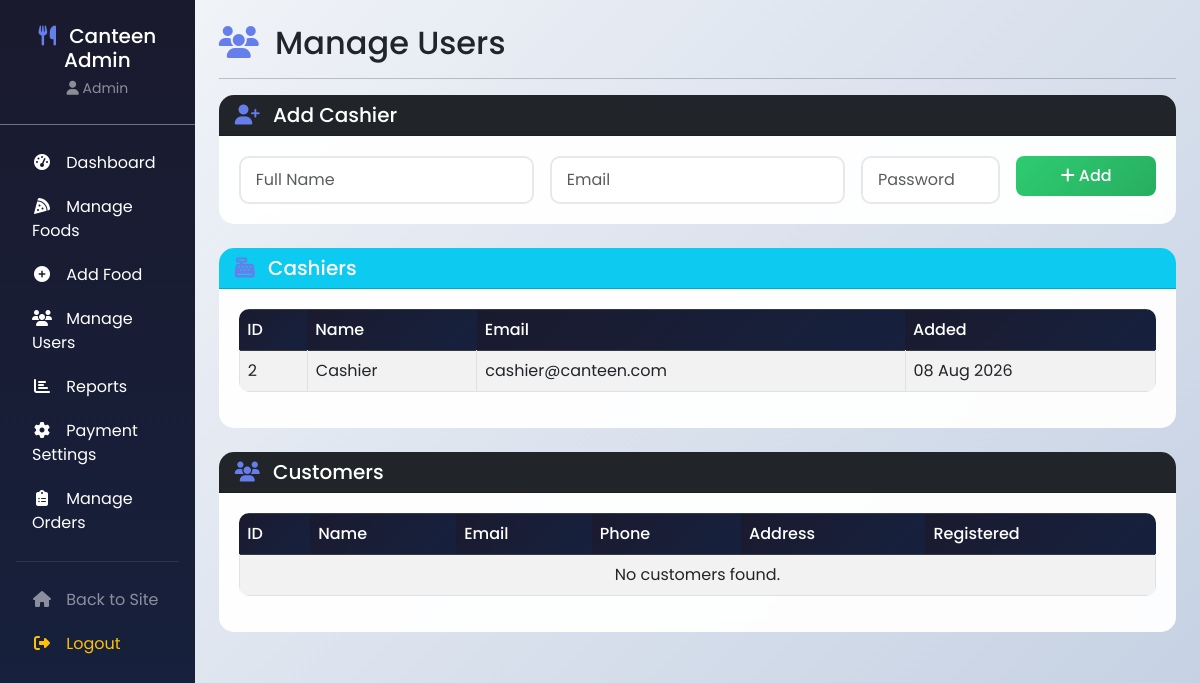
/admin/manage_users.php (signed in), run on the app's committed database.
### tables this page shows
CREATE TABLE users (
    user_id INT PRIMARY KEY AUTO_INCREMENT,
    full_name VARCHAR(100) NOT NULL,
    email VARCHAR(100) UNIQUE NOT NULL,
    password VARCHAR(255) NOT NULL,
    phone VARCHAR(20),
    address TEXT,
    role ENUM('admin','customer','cashier') DEFAULT 'customer',
    created_at TIMESTAMP DEFAULT CURRENT_TIMESTAMP
);

### admin/manage_users.php (the view, shortened to what this page needs)
<?php
require_once '../config/db.php';
$customers = $pdo->query("SELECT * FROM users WHERE role = 'customer' ORDER BY created_at DESC")->fetchAll();
$cashiers = $pdo->query("SELECT * FROM users WHERE role = 'cashier' ORDER BY created_at DESC")->fetchAll();
?>
<!DOCTYPE html>
<html lang="en">
<head>
    <link href="https://cdn.jsdelivr.net/npm/bootstrap@5.3.0/dist/css/bootstrap.min.css" rel="stylesheet">
    <link rel="stylesheet" href="https://cdnjs.cloudflare.com/ajax/libs/font-awesome/6.4.0/css/all.min.css">
    <link rel="stylesheet" href="../assets/css/style.css">
</head>
<body>
    <div class="d-flex">
        <?php include 'sidebar.php'; ?>
        <div class="flex-grow-1 p-4">
            <h2><i class="fas fa-users"></i> Manage Users</h2>
            <hr>
            <div class="card mb-4">
                <div class="card-header bg-dark text-white">
                    <h5 class="mb-0"><i class="fas fa-user-plus"></i> Add Cashier</h5>
                </div>
                <div class="card-body">
                    <form method="POST" class="row g-3">
                        <div class="col-md-4">
                            <input type="text" name="full_name" class="form-control" placeholder="Full Name" required>
                        </div>
                        <div class="col-md-4">
                            <input type="email" name="email" class="form-control" placeholder="Email" required>
                        </div>
                        <div class="col-md-2">
                            <input type="password" name="password" class="form-control" placeholder="Password" minlength="6" required>
                        </div>
                        <div class="col-md-2">
                            <button type="submit" name="add_cashier" class="btn btn-success w-100"><i class="fas fa-plus"></i> Add</button>
                        </div>
                    </form>
                </div>
            </div>
            <?php if (count($cashiers) > 0): ?>
                <div class="card mb-4">
                    <div class="card-header bg-info text-white">
                        <h5 class="mb-0"><i class="fas fa-cash-register"></i> Cashiers</h5>
                    </div>
                    <div class="card-body">
                        <div class="table-responsive">
                            <table class="table table-bordered table-striped">
                                <thead class="table-dark">
                                    <tr>
                                        <th>ID</th>
                                        <th>Name</th>
                                        <th>Email</th>
                                        <th>Added</th>
                                    </tr>
                                </thead>
                                <tbody>
                                    <?php foreach ($cashiers as $user): ?>
                                        <tr>
                                            <td><?php echo $user['user_id']; ?></td>
                                            <td><?php echo htmlspecialchars($user['full_name']); ?></td>
                                            <td><?php echo htmlspecialchars($user['email']); ?></td>
                                            <td><?php echo date('d M Y', strtotime($user['created_at'])); ?></td>
                                        </tr>
                                    <?php endforeach; ?>
                                </tbody>
                            </table>
                        </div>
                    </div>
                </div>
            <?php endif; ?>
            <div class="card">
                <div class="card-header bg-dark text-white">
                    <h5 class="mb-0"><i class="fas fa-users"></i> Customers</h5>
                </div>
                <div class="card-body">
                    <div class="table-responsive">
                        <table class="table table-bordered table-striped">
                            <thead class="table-dark">
                                <tr>
                                    <th>ID</th>
                                    <th>Name</th>
                                    <th>Email</th>
                                    <th>Phone</th>
                                    <th>Address</th>
                                    <th>Registered</th>
                                </tr>
                            </thead>
                            <tbody>
                                <?php if (count($customers) === 0): ?>
                                    <tr>
                                        <td colspan="6" class="text-center">No customers found.</td>
                                    </tr>
                                <?php endif; ?>
                            </tbody>
                        </table>
                    </div>
                </div>
            </div>
        </div>
    </div>
</body>
</html>

### assets/css/style.css (style rules this page uses)
* { margin: 0; padding: 0; box-sizing: border-box; }
body { font-family: 'Poppins', 'Segoe UI', Tahoma, Geneva, Verdana, sans-serif; background: linear-gradient(135deg, #f5f7fa 0%, #c3cfe2 100%); min-height: 100vh; display: flex; flex-direction: column; }
.card { border: none; border-radius: 15px; transition: all 0.3s cubic-bezier(0.4, 0, 0.2, 1); overflow: hidden; background: rgba(255, 255, 255, 0.95); backdrop-filter: blur(10px); }
.card .card-body { padding: 1.25rem; }
.btn { border-radius: 8px; padding: 8px 20px; font-weight: 500; transition: all 0.3s ease; position: relative; overflow: hidden; }
.btn-success { background: linear-gradient(135deg, #2ecc71, #27ae60); border: none; }
.form-control { border-radius: 10px; border: 2px solid #e8e8e8; padding: 10px 15px; transition: all 0.3s ease; }
.table { border-radius: 10px; overflow: hidden; }
.table th { background: linear-gradient(135deg, #1a1a2e, #16213e); color: white; font-weight: 500; border: none; }
.table-striped tbody tr:nth-of-type(odd) { background-color: rgba(102, 126, 234, 0.05); }
h2 i, h3 i, h4 i, h5 i { margin-right: 8px; color: #667eea; }

### data on the page
users: user_id "2", full_name "Cashier", email "cashier@canteen.com", created_at "08 Aug 2026"

### other printed values
$_SESSION['full_name'] "Admin"
